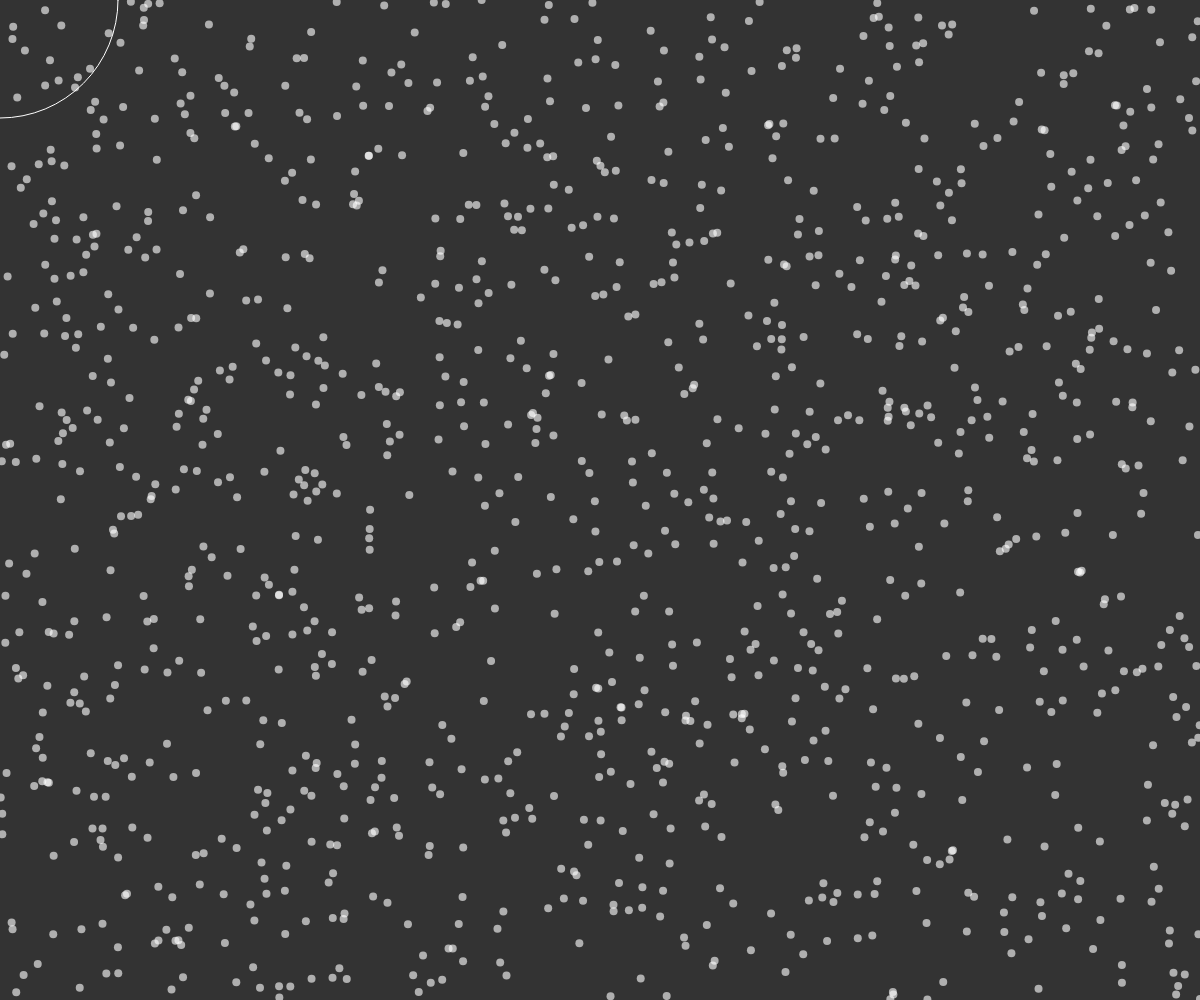
Frame 1 (no input)
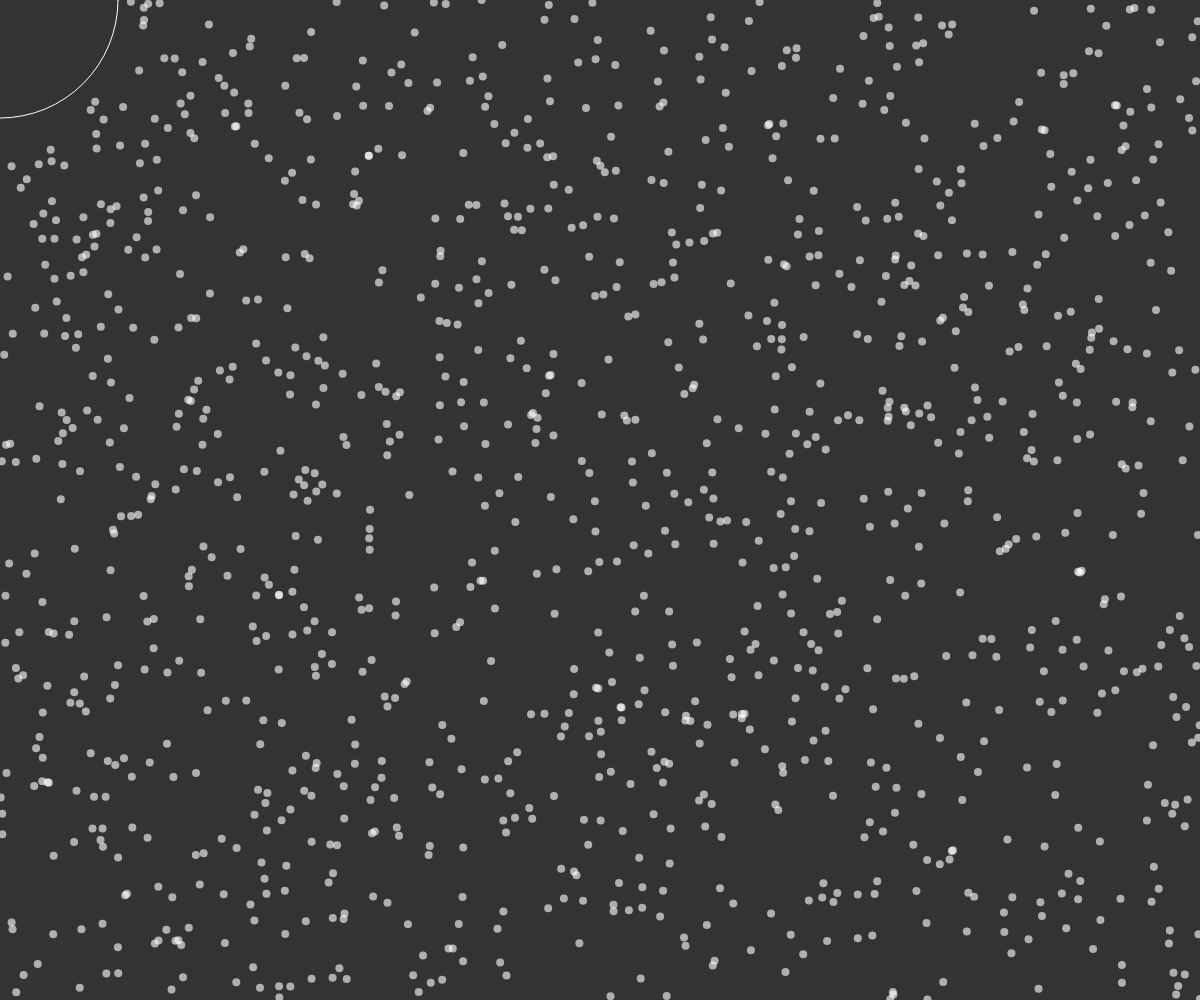
Frame 60 (no input)
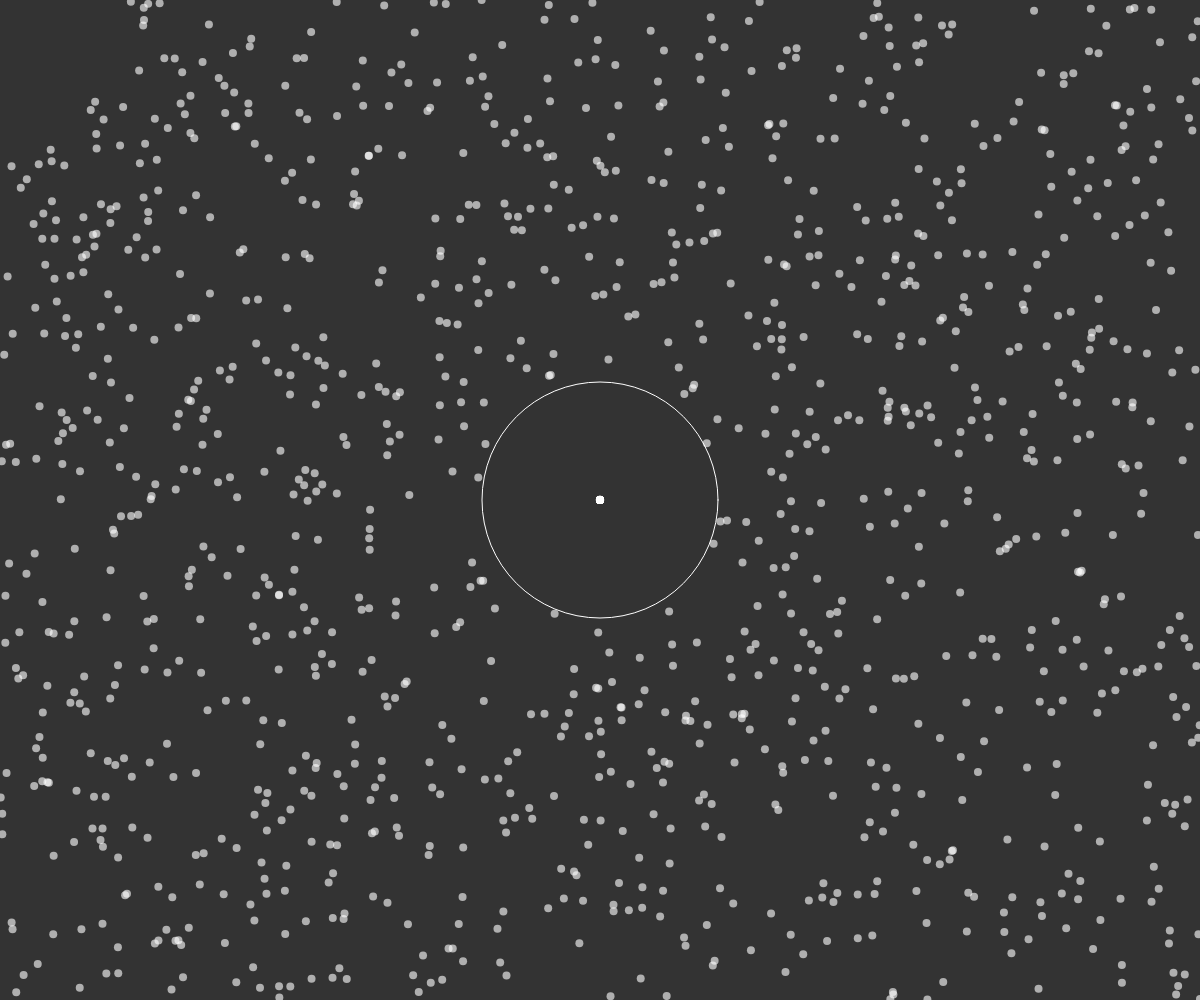
Frame 120 (the mouse pressed at the canvas centre since frame 60)

The p5.js sketch that drew these frames (run headless with seeded random() and noise() and a simulated clock; from frame 60 on, the mouse is pressed at the canvas centre):

// p5.js sketch
// ── sketch.js
const SPEED = 0.1;
const REPULSION = 120;
const COUNT = 1200;
const particles = [];

let dir = SPEED;

class Particle {
  constructor(x, y) {
    this.pos = createVector(x, y);
    this.vel = createVector(0, 0);
  }
  
  update() {
    
    // Compute distance
    let d = dist(
      mouseX,
      mouseY,
      this.pos.x,
      this.pos.y
    );
    
    if (mouseIsPressed) {
      dir = -SPEED / random(1, 4);
    } else {
      dir = SPEED;
    }
    
    // Repulse
    if (d < REPULSION) {
      this.vel.x -= dir * (mouseX - this.pos.x);
      this.vel.y -= dir * (mouseY - this.pos.y); 
    }
    
    // bounce on edges
    if (this.pos.x > width || this.pos.x < 0)
      this.vel.x = -this.vel.x;
    
    if (this.pos.y > width || this.pos.y < 0)
      this.vel.y = -this.vel.y;
    
    // Apply velocity
    this.pos.add(this.vel);
    
    // Friction
    this.vel.mult(0.8);
  }
  
  draw() {
    circle(this.pos.x, this.pos.y, 8);
  }
}

function setup() {
  createCanvas(window.innerWidth, window.innerHeight);

  for (let i = 0; i < COUNT; i++) {
    particles.push(
      new Particle(
        random(0, width),
        random(0, height)
      )
    );
  }
}

function draw() {
  background(51);
  
  noStroke();
  fill(255, 155);
  
  particles.forEach(particle => {
    particle.update();
    particle.draw();
  });
  
  noFill();
  stroke(255);
  
  circle(mouseX, mouseY, REPULSION*2 - 4)
}
